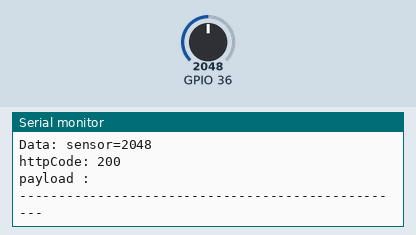
This sketch was run on a simulated ESP32. On the bench: the last lines printed to the serial monitor. Inputs (shaded band) come from the test bench; at power-on: GPIO 36 = 2048. WiFi joins after 1.5 s; servers stay silent unless stated; uploads are accepted with an empty reply.

Above: at 3.7 s.
3.8 s: GPIO 36 set to 2866
At 3.87 s:
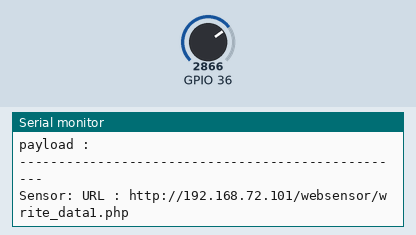
5.5 s: GPIO 36 set to 3603
At 7.1 s:
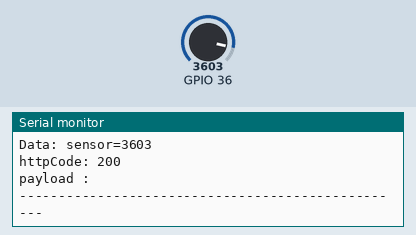
Timing chart, 0 to 8.6 s (numbered marks = the images above; inputs shaded):
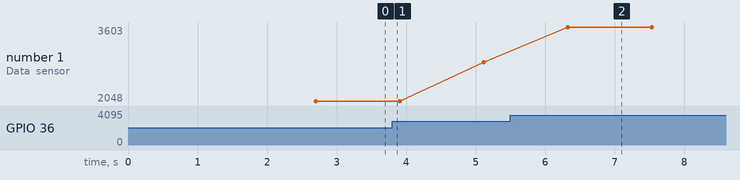

The sketch:

sensorSOIL_webserver.ino
```cpp
#include <WiFi.h>
#include <HTTPClient.h>


String URL = "http://192.168.72.101/websensor/write_data1.php";

const char* ssid = "My17Network";
const char* password = "My17Network";

int sensor = 0;

void setup() {
  Serial.begin(115200);

  connectWiFi();
}

void loop() {
  if(WiFi.status() != WL_CONNECTED) {
    connectWiFi();
  }

  Load_websensor_Data();
  String postData = "sensor=" + String(sensor);

  HTTPClient http;
  http.begin(URL);
  http.addHeader("Content-Type", "application/x-www-form-urlencoded");

  int httpCode = http.POST(postData);
  String payload = http.getString();

  Serial.print("URL : "); Serial.println(URL);
  Serial.print("Data: "); Serial.println(postData);
  Serial.print("httpCode: "); Serial.println(httpCode);
  Serial.print("payload : "); Serial.println(payload);
  Serial.println("--------------------------------------------------");
  delay(1000);
}


void Load_websensor_Data() {
  //-----------------------------------------------------------
  sensor = analogRead(A0);
  //-----------------------------------------------------------
  // Check if any reads failed.
  if (isnan(sensor)) {
    Serial.println("Failed to read from Sensor!");
    sensor = 0;
  }
  //-----------------------------------------------------------
  Serial.printf("Sensor: ", sensor);
}

void connectWiFi() {
  WiFi.mode(WIFI_OFF);
  delay(1000);
  //This line hides the viewing of ESP as wifi hotspot
  WiFi.mode(WIFI_STA);

  WiFi.begin(ssid, password);
  Serial.println("Connecting to WiFi");

  while (WiFi.status() != WL_CONNECTED) {
    delay(500);
    Serial.print(".");
  }

  Serial.print("connected to : "); Serial.println(ssid);
  Serial.print("IP address: "); Serial.println(WiFi.localIP());
}
```

Measured:
- after the input at 5.5 s, the serial monitor: prints a new line after 0.83 s (image 2)
- plotted number 1: 2048 → 2866 after the input at 3.8 s, 2866 → 3603 after the input at 5.5 s
